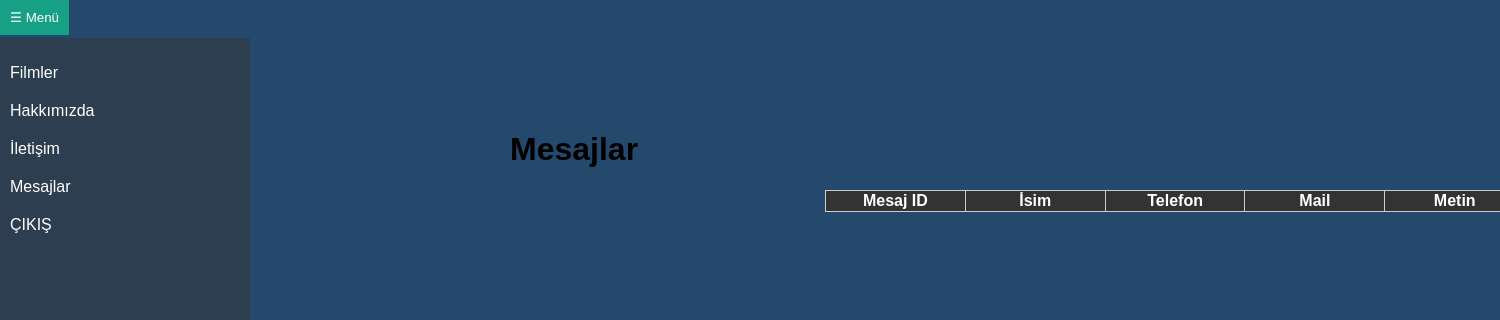
Before: /admin/adminmesaj.php with the older database file.
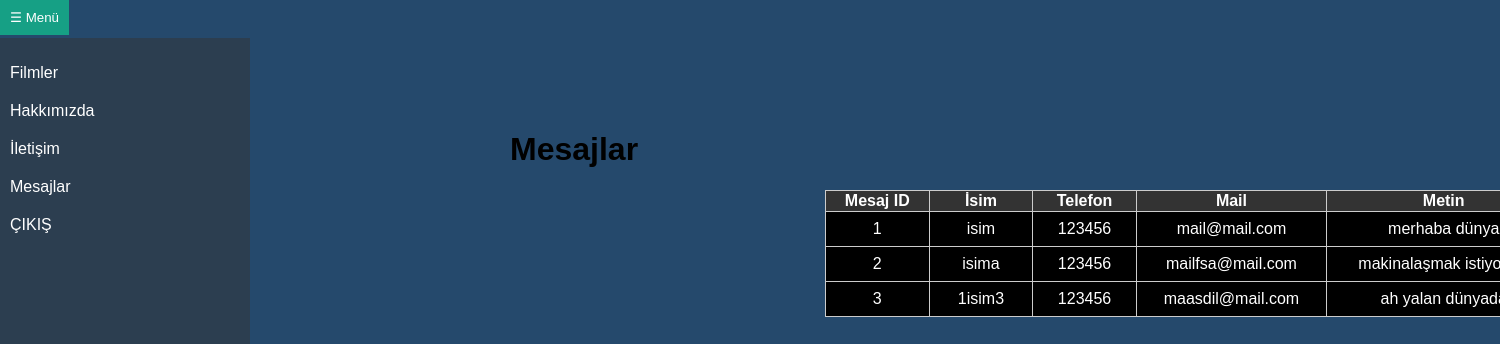
After: the same page with the newer database file.
### admin/adminmesaj.php (the view, shortened to what this page needs)
<?php
include("bağlan.php");
?>
<!doctype html>
<html lang="tr">
<head>
    <link rel="stylesheet" href="../css/admingenelstyle.css">
</head>
<body>
    <button id="menuButton" onclick="toggleMenu()">☰ Menü</button>
    <div id="menu" class="menu">
        <ul>
            <li><a href="adminfilmler.php">Filmler</a></li>
            <li><a href="adminhakkımızda.php">Hakkımızda</a></li>
            <li><a href="adminiletişim.php">İletişim</a></li>
            <li><a href="adminmesaj.php">Mesajlar</a></li>
            <li><a id="cıkıs" href="cikis.php" onclick="return confirm('Çıkış yapmak istediğinize emin misiniz?');">ÇIKIŞ</a></li>
        </ul>
    </div>
    <div id="content">
        <br> <br> <br> <br> <br>
        <div id="mesajlar">
            <h1> Mesajlar </h1>
        </div>
        <div id="ortala">
            <table>
                <tr>
                    <th>Mesaj ID</th>
                    <th>İsim</th>
                    <th>Telefon</th>
                    <th>Mail</th>
                    <th>Metin</th>
                </tr>
                <?php
            $sorgu = $baglan->query("SELECT * FROM iletişim_mesajlar");
            while ($satir = $sorgu->fetch_object()) {
                echo "<tr align='center'>
                    <td>$satir->mesaj_ID</td>
                    <td>$satir->mesaj_isim</td>
                    <td>$satir->mesaj_telefon</td>
                    <td>$satir->mesaj_mail</td>
                    <td>$satir->mesaj_metin</td>
                    <td><a class='sil' href='adminmesaj.php?islem=sil&mesaj_ID=$satir->mesaj_ID' onclick='return confirm(\"Bu mesajı silmek istediğinize emin misiniz?\");'>Sil</a></td>
                </tr>";
            }
            ?>
            </table>
        </div>
    </div>
</body>
</html>

### css/admingenelstyle.css (style rules this page uses)
body { font-family: 'Arial', sans-serif; margin: 0; padding: 0; background-color: #25496c; overflow-x: hidden; }
#menu { width: 250px; background-color: #2c3e50; color: white; position: fixed; height: 100%; overflow: auto; transition: transform 0.3s ease; }
#menuButton { position: fixed; z-index: 1000; }
#menu ul { list-style-type: none; padding: 0; }
#menu ul li a { display: block; color: white; padding: 10px; text-decoration: none; }
#content { margin-left: 250px; padding: 20px; transition: margin-left 0.3s ease; width: 100%; }
#menuButton { background-color: #1abc9c; color: white; border: none; padding: 10px; cursor: pointer; }
.menu { position: absolute; top: 38px; }
#content { align-items: center; }
#ortala { padding-left: 30%; }
#mesajlar { padding-left: 16%; }
table { width: 80%; margin: 0 auto; border-collapse: collapse; background-color: black; }
td { border: 1px solid #ccc; padding: 8px; color: white; }
th { background-color: #333; border: 1px solid #ccc; min-width: 80px; color: white; }
a { color: red; text-decoration: none; }

Changed rows visible on the page:
added iletişim_mesajlar: mesaj_ID "1", mesaj_isim "isim", mesaj_telefon "123456", mesaj_mail "mail@mail.com", mesaj_metin "merhaba dünya"
added iletişim_mesajlar: mesaj_ID "2", mesaj_isim "isima", mesaj_telefon "123456", mesaj_mail "mailfsa@mail.com", mesaj_metin "makinalaşmak…"
added iletişim_mesajlar: mesaj_ID "3", mesaj_isim "1isim3", mesaj_telefon "123456", mesaj_mail "maasdil@mail.com", mesaj_metin "ah yalan…"
